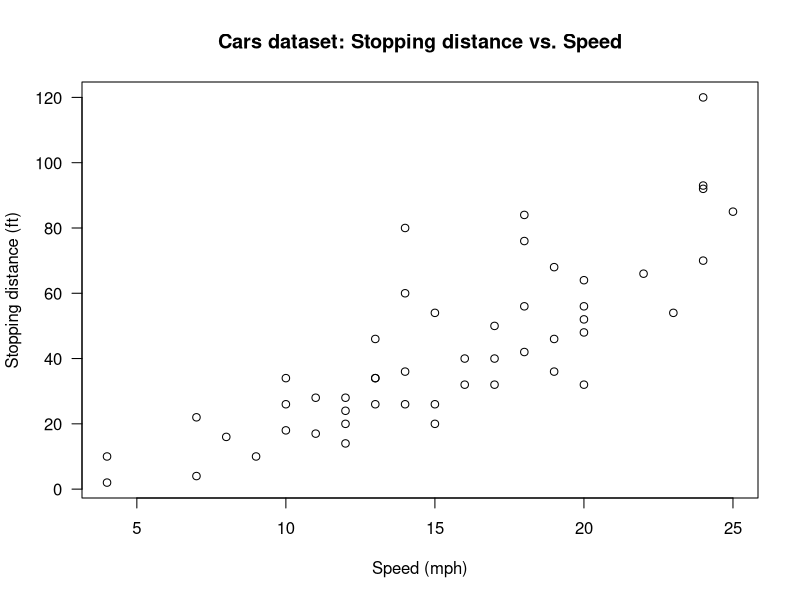
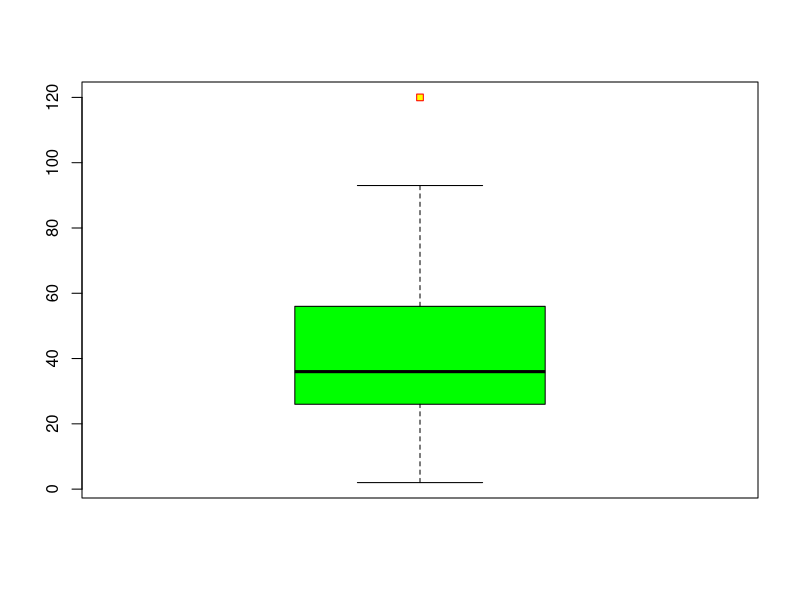
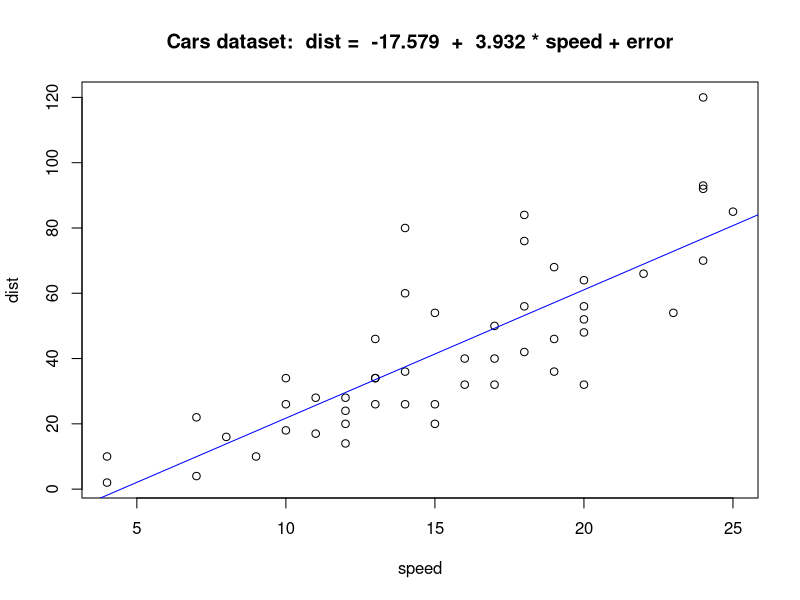
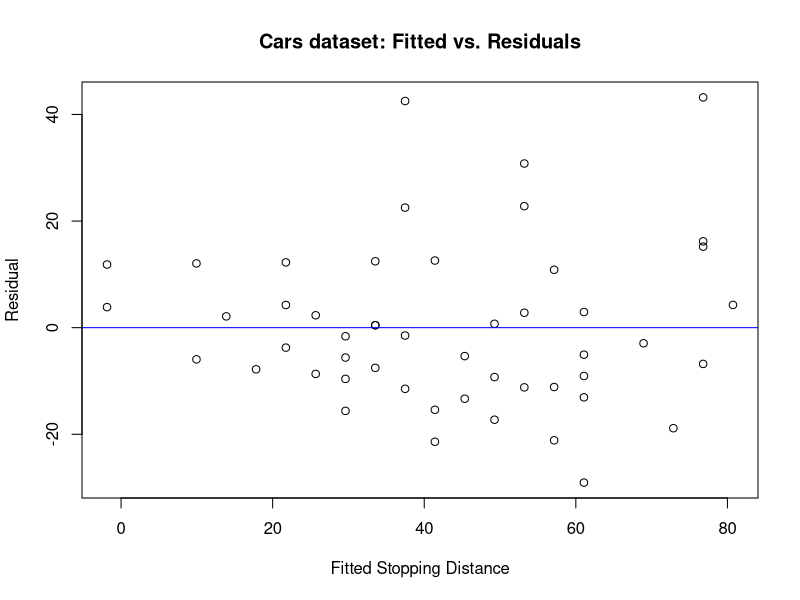
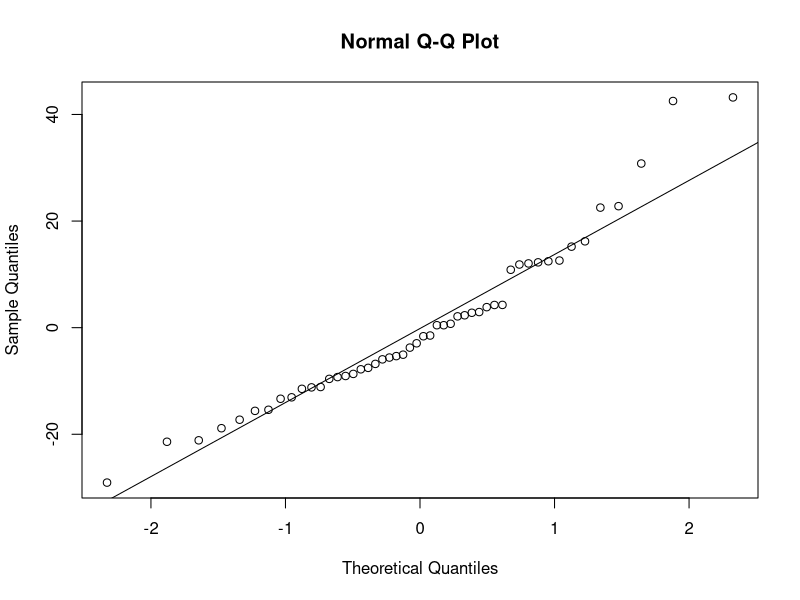
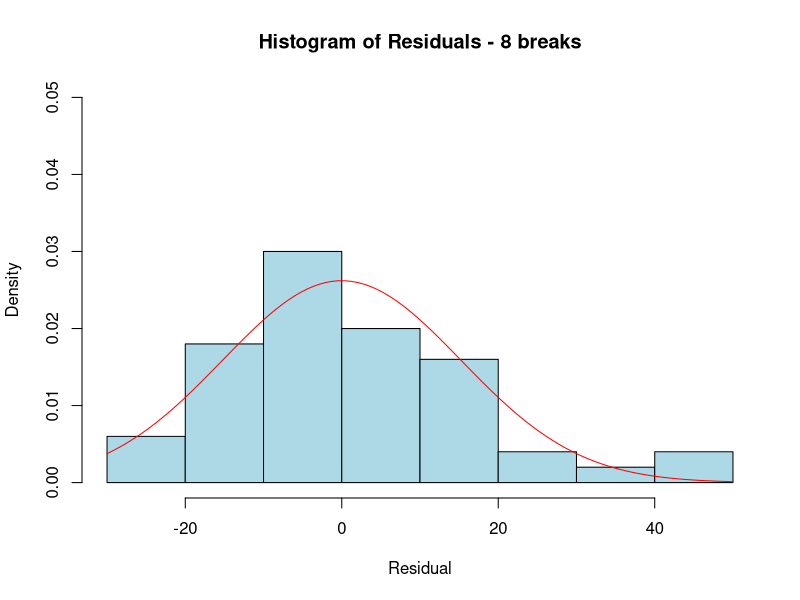
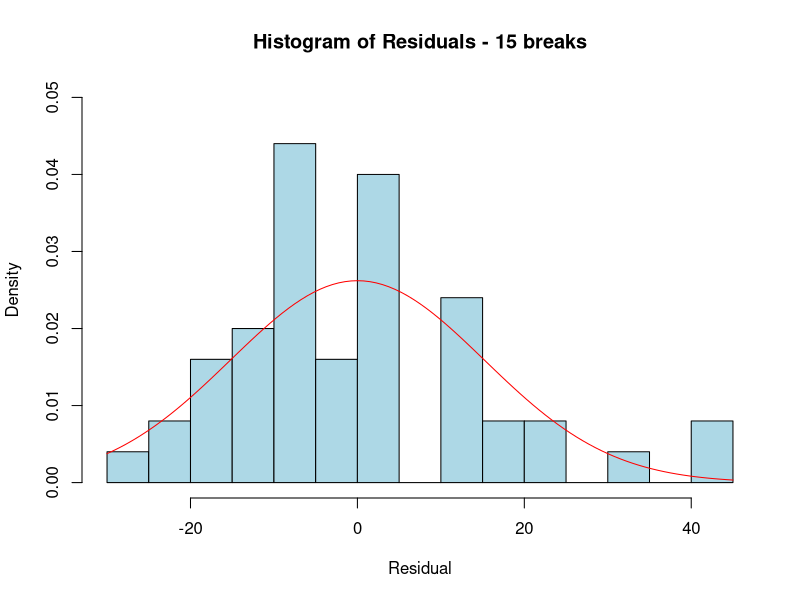
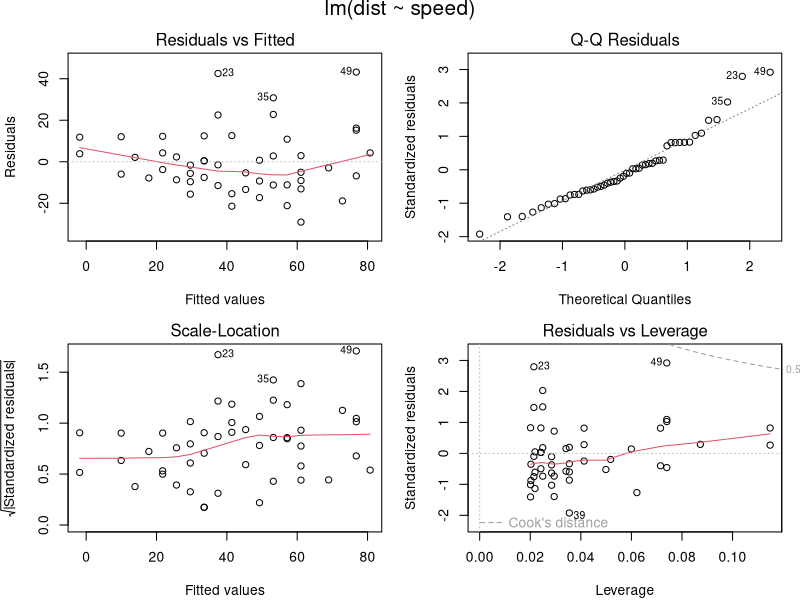

Recreate these plots in R, in order.
## ---- chunk 1
# Setup
knitr::opts_chunk$set(echo = TRUE,
                      fig.pos='H')
directory = "C:/Users/Michael/Dropbox/priv/CUNY/MSDS/201909-Fall/DATA605_Larry/20191110_Week11/"
knitr::opts_knit$set(root.dir = directory)

### Make the output wide enough
options(scipen = 999, digits=9, width=150)
## ---- chunk 2
### load some libraries
library(datasets)
library(kableExtra)
## ---- chunk 3
cars <- datasets::cars
attach(cars)
# Summary of cars dataset
summary(cars)
numrows = dim(cars)[1]
## ---- chunk 4
# scatterplot
require(stats); require(graphics)
plot(cars, xlab = "Speed (mph)", ylab = "Stopping distance (ft)", las = 1)
title(main = "Cars dataset: Stopping distance vs. Speed")
## ---- chunk 5
bplot = boxplot(cars$dist,col = "green",outpch=22, outcol="red", outbg="yellow", plot = T)
outliers = bplot$out
outliers
## ---- chunk 6
LinearModel <- lm(dist ~ speed, data = cars)
intercept = round(LinearModel$coefficients[1], 3)
slope =     round(LinearModel$coefficients[2], 3)
formula = paste ("dist = ", intercept, " + ", slope, "*", "speed + error")
plot(x = speed, y = dist, 
     main=paste("Cars dataset: ", formula))
abline(reg = LinearModel,col="blue")
## ---- chunk 7
summary(LinearModel)
## ---- chunk 8
Residual = resid(LinearModel) 
Fitted = fitted(LinearModel)
plot(Fitted,Residual, main="Cars dataset: Fitted vs. Residuals", xlab="Fitted Stopping Distance")
abline(h=0, col="blue")
## ---- chunk 9
qqnorm(Residual)
qqline(Residual)
## ---- chunk 10
Residual = resid(LinearModel) 
hist(Residual, main = "Histogram of Residuals - 8 breaks", ylab = "Density", 
     ylim = c(0, 0.05),prob = TRUE,breaks=8, col="lightblue")
curve(dnorm(x, mean = mean(Residual), sd = sd(Residual)), col="red", add=TRUE)

hist(Residual, main = "Histogram of Residuals - 15 breaks", ylab = "Density", 
     ylim = c(0, 0.05),prob = TRUE,breaks=15, col="lightblue")
curve(dnorm(x, mean = mean(Residual), sd = sd(Residual)), col="red", add=TRUE)
## ---- chunk 11
shapiro.test(Residual)
## ---- chunk 12
opar1 <- par(mfrow = c(2, 2), 
            oma = c(0, 0, 1.1, 0),
            mar = c(4.1, 4.1, 2.1, 1.1))
plot(LinearModel)
par(opar1)
